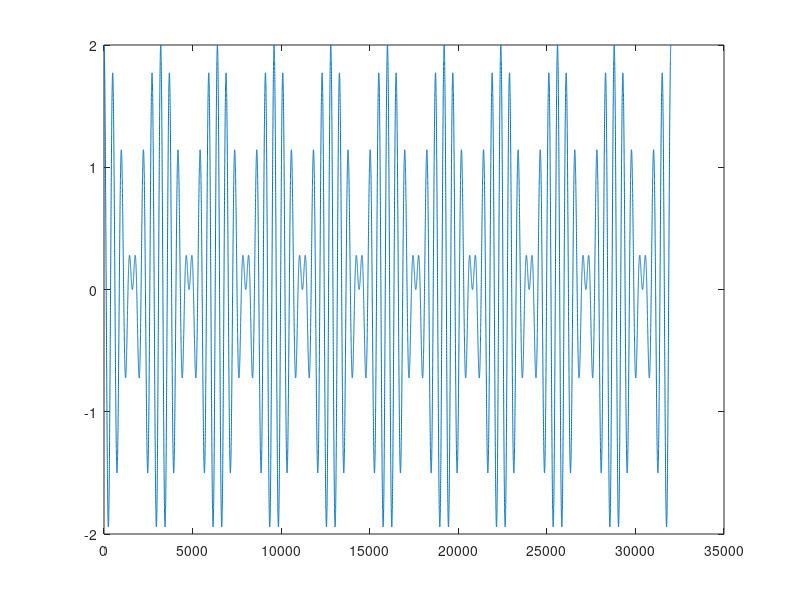

MATLAB code to generate this figure:
samplerate = 16e3;
f1=30;
f2=35;
t=(0:1/samplerate:2);
x=cos(2*pi*f1*t) + cos(2*pi*f2*t);
plot(x); % T = 0.2s | 3100 samples
[xi,yi] = ginput();
y = downsample(x,7);
%plot(y); % ~450sam
